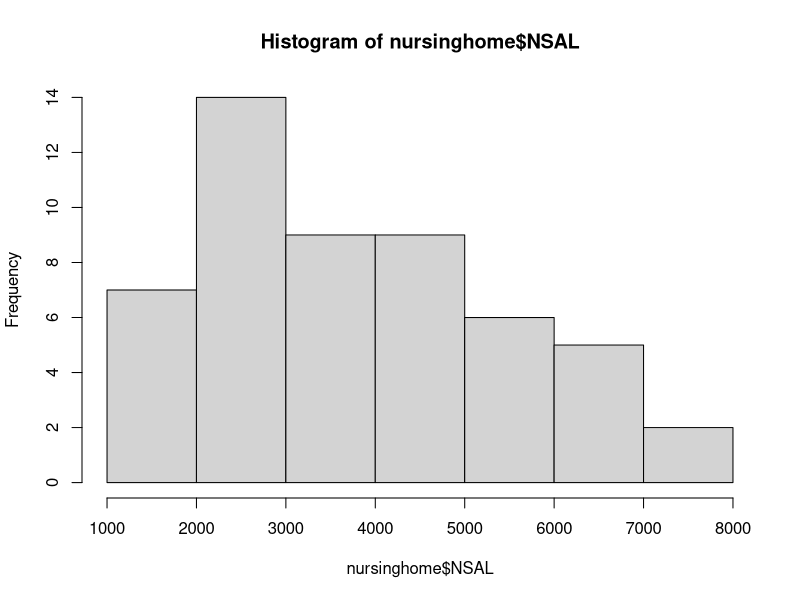

Write the R code that produced this figure.
#Dataset: Nursing Home, Codebook: Nursing Home
#Q1: What are the names of the variables included in the Nursing Home dataset?
getwd()
setwd("/Users/Leah/Downloads/Lab 1")
read.csv("Nursing Home.csv")
nursinghome <- read.csv("Nursing Home.csv")
str(nursinghome)
colnames(nursinghome)

#Q2: Produce a histogram describing the distribution of the annual nursing salaries.
hist(nursinghome$NSAL)

#Q3: Presume the dataset includes data on all licensed nursing facilities in New Mexico in 1988. 
# Do rural or non-rural nursing facilities have higher annual expenditures? 
aggregate(nursinghome$FEXP~nursinghome$RURAL,FUN=mean)

#Q4: Create a variable called “bed100” that equals 1 for nursing facilities that have 100 or fewer beds and 0 
# if more than 100 beds. Using the table function, how many facilities have more than 100 beds?
bed100 <- ifelse(nursinghome$BED<=100,1,0) 
bed100r <- factor(bed100,levels=c(0,1),labels=c("beds <= 100","beds > 100"))
table(bed100r)
